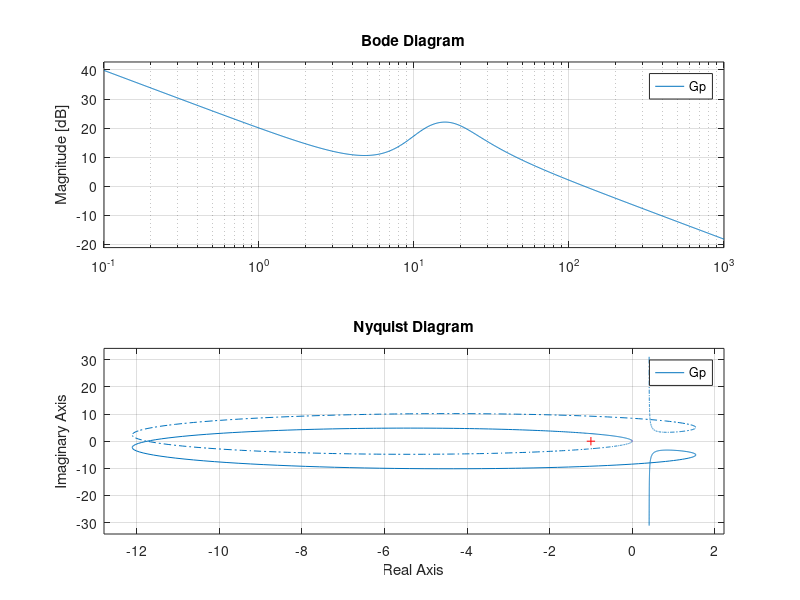

Recreate this plot in MATLAB.

Kp = 28.53;
Ki = 241.53;
Kd = 2.48;
Tf = 1/25;
a = 7.55;
b = 75.85;
g = 9.82;
d = 0.18;

s = tf('s');

F = Kp + Ki/s + Kd*s/(1+Tf*s);
Gv = (d*s^2 - g) / s;
Gpp = F *a /(a*F+s^2-b);
Gp = -Gpp *Gv

bode(Gp);

%%

Kvp = 5.73;
Kvi = 31.25;

Fv = Kvp + Kvi/s;
nyquist(Gp);